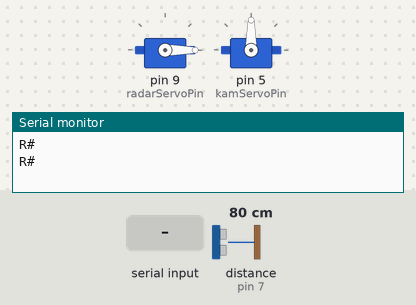
A sketch run on a simulated Arduino Uno, built with avr-gcc and run on an emulated ATmega328P. Shown: 2 × servo, the last lines printed to the serial monitor. The inputs (shaded band) are chosen by the test bench; at power-on: distance to the obstacle (sensor on pin 7) 80 cm. The echo pulse lasts 58.3 µs per cm.

Above: at 1.2 s.
1.3 s: "RADAR:START\n" received over Serial
At 1.79 s:
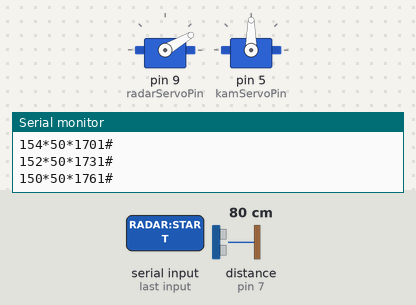
4.3 s: "CAM:\n" received over Serial
At 6.9 s:
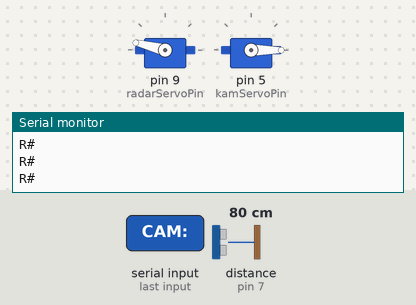
7.3 s: "RADAR:DEVAM\n" received over Serial
At 10.2 s:
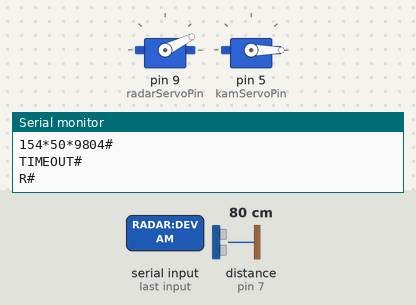
10.3 s: "CAM:90\n" received over Serial
At 10.76 s:
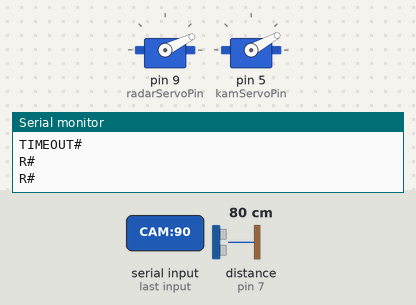
Timing chart, 0 to 13.3 s (numbered marks = the images above; inputs shaded):
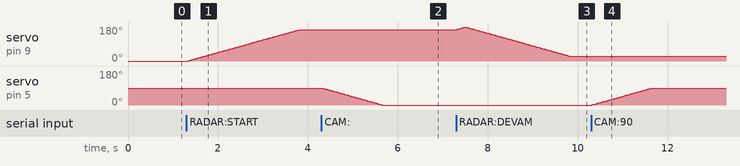

The sketch:

sketch_may16a.ino
```cpp
#include <Servo.h>

const int trigPin = 6;
const int echoPin = 7;
const int radarServoPin = 9;
const int kamServoPin = 5;

Servo radarServo, kamServo;

unsigned long eskiZaman = 0;
unsigned long handshakeZamani = 0;
unsigned long sonSinyalZamani = 0;
unsigned long sonKamZamani = 0; // Kamera servosu zamanlayıcısı

const int taramaHizi = 30;
int aci = 0;
int yon = 1;
bool radarAktif = false;

// === YENİ: YUMUŞAK KAMERA HAREKET DEĞİŞKENLERİ ===
int hedefKamAcisi = 90;   // Python'dan gelen gitmek istediğimiz açı
int mevcutKamAcisi = 90;  // Kameranın o anki fiziksel açısı
const int kamAdimHizi = 15; // Milisaniye cinsinden her 1 derecelik adımın hızı (Değeri büyütürsen daha da yavaşlar)

void setup() {
  Serial.begin(9600);
  radarServo.attach(radarServoPin);
  kamServo.attach(kamServoPin);
  pinMode(trigPin, OUTPUT);
  pinMode(echoPin, INPUT);

  radarServo.write(aci);
  kamServo.write(mevcutKamAcisi);
}

void loop() {
  // === BAĞLANTI GARANTİ BARİYERİ ===
  if (!radarAktif) {
    unsigned long simdiki = millis();
    if (simdiki - handshakeZamani >= 500) {
      handshakeZamani = simdiki;
      Serial.println("R#");
    }
  }

  // === TIMEOUT KONTROLÜ ===
  if (radarAktif && (millis() - sonSinyalZamani > 2500)) {
    radarAktif = false;
    Serial.println("TIMEOUT#");
  }

  // Komutları dinle
  if (Serial.available() > 0) {
    String cmd = Serial.readStringUntil('\n');
    cmd.trim();

    if (cmd == "HEARTBEAT" || cmd == "RADAR:START" || cmd == "RADAR:DEVAM" || cmd.startsWith("CAM:")) {
      sonSinyalZamani = millis();
    }

    if (cmd.startsWith("CAM:")) {
      int gelenAci = cmd.substring(4).toInt();
      if (gelenAci >= 0 && gelenAci <= 180) {
        hedefKamAcisi = gelenAci; // Direkt servo yazdırmak yerine HEDEFE eşitledik
      }
    }
    else if (cmd == "RADAR:START" || cmd == "RADAR:DEVAM") {
      radarAktif = true;
    }
    else if (cmd == "RADAR:DUR") {
      radarAktif = false;
    }
  }

  // === YENİ: YUMUŞAK KAMERA TAKİP MOTORU ===
  if (millis() - sonKamZamani >= kamAdimHizi) {
    sonKamZamani = millis();
    if (mevcutKamAcisi < hedefKamAcisi) {
      mevcutKamAcisi++;
      kamServo.write(mevcutKamAcisi);
    }
    else if (mevcutKamAcisi > hedefKamAcisi) {
      mevcutKamAcisi--;
      kamServo.write(mevcutKamAcisi);
    }
  }

  // Radar Aktifse Dönüş ve Ölçüm
  if (radarAktif) {
    unsigned long simdikiZaman = millis();
    if (simdikiZaman - eskiZaman >= taramaHizi) {
      eskiZaman = simdikiZaman;

      radarServo.write(aci);
      int mesafe = mesafeOlc();

      Serial.print(180-aci);
      Serial.print("*");
      Serial.print(mesafe);
      Serial.print("*");
      Serial.print(simdikiZaman);
      Serial.println("#");

      aci += (yon * 2);
      if (aci <= 0 || aci >= 180) yon *= -1;
    }
  }
}

int mesafeOlc() {
  digitalWrite(trigPin, LOW); delayMicroseconds(2);
  digitalWrite(trigPin, HIGH); delayMicroseconds(10);
  digitalWrite(trigPin, LOW);

  long sure = pulseIn(echoPin, HIGH, 20000);
  int cm = sure / 58;

  if (cm <= 4 || cm > 45 || sure == 0) {
    return 50;
  }
  return cm;
}
```

Measured:
- after the input at 1.3 s, servo on pin 9 (radarServoPin): moves from 0° to 166° over 2.5 s, starting at once
- after the input at 4.3 s, servo on pin 5 (kamServoPin): moves from 90° to 0° over 1.3 s, starting at once
- after the input at 7.3 s, servo on pin 9 (radarServoPin): rises from 166° to 180° in 0.18 s, then falls to 26° in 2.3 s
- after the input at 10.3 s, servo on pin 5 (kamServoPin): moves from 0° to 90° over 1.3 s, starting at once
